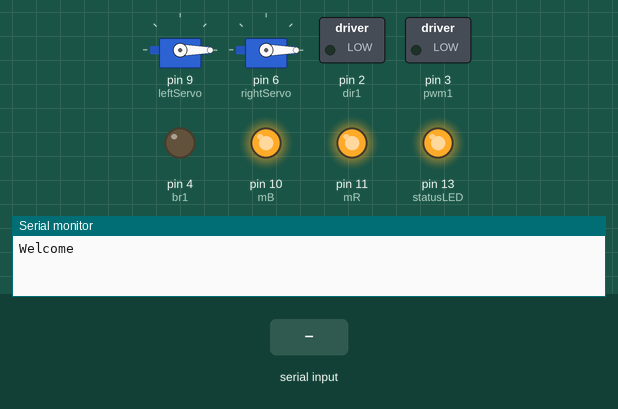
This sketch was run on a simulated Arduino Uno, built with avr-gcc and run on an emulated ATmega328P. Shown: 2 × servo, switched loads named in the sketch (green lamp = pin HIGH), output pins drawn as LEDs (lit = HIGH), the last lines printed to the serial monitor. The test bench sets the inputs (shaded band).

Above: at 1.2 s.
1.3 s: "1" received over Serial
At 1.6 s:
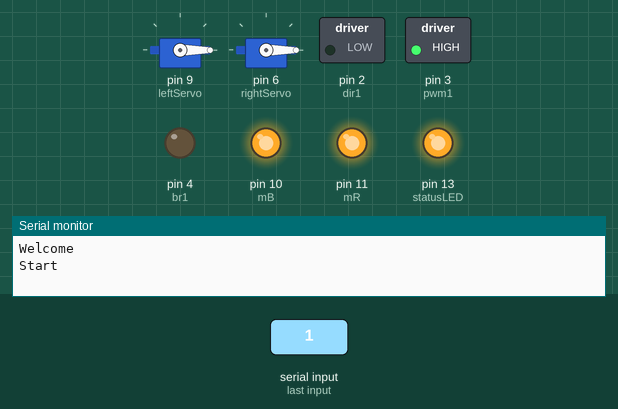
2.8 s: "2" received over Serial
At 3.9 s:
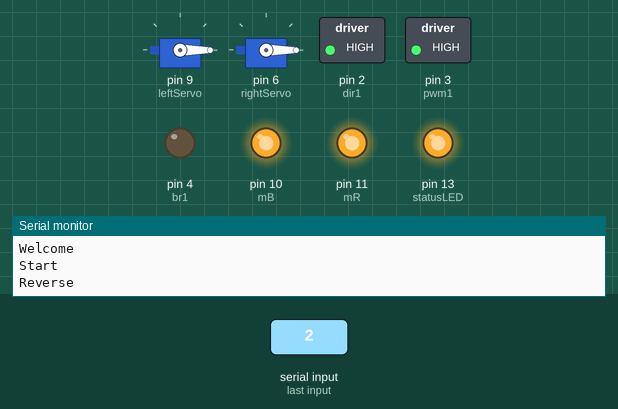
4.3 s: "3" received over Serial
At 5.1 s:
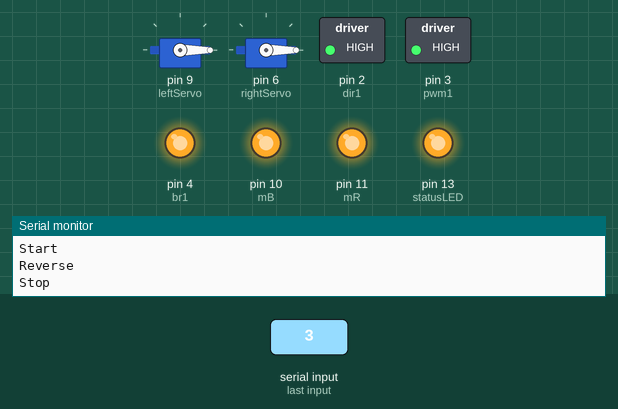
5.8 s: "4" received over Serial
At 5.9 s:
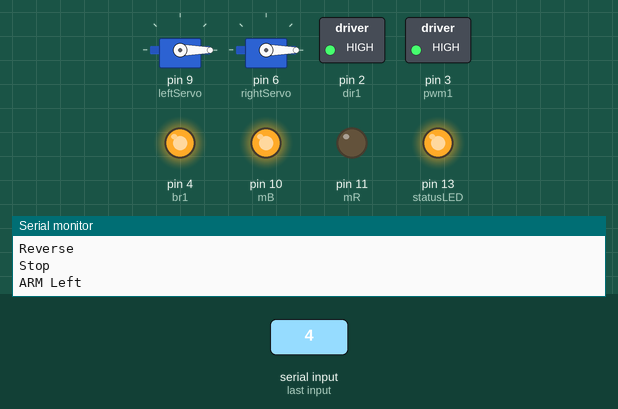
7.5 s: "5" received over Serial
At 7.6 s:
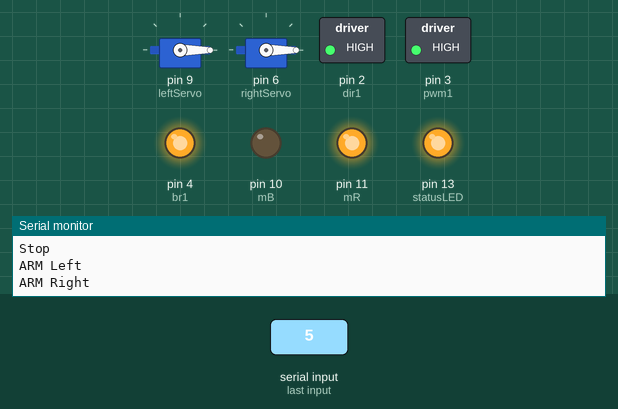
Timing chart, 0 to 10.2 s (numbered marks = the images above; inputs shaded):
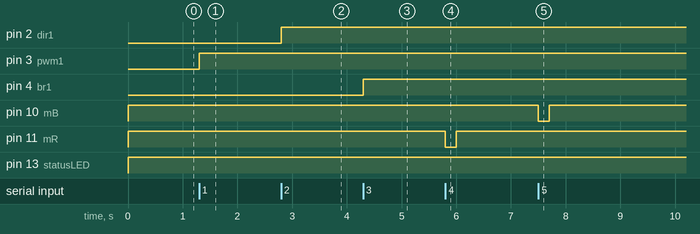

Measured:
- after the input at 1.3 s, pin 3 (pwm1): LOW → HIGH at once
- after the input at 2.8 s, pin 2 (dir1): LOW → HIGH at once
- after the input at 4.3 s, pin 4 (br1): LOW → HIGH at once
- after the input at 5.8 s, pin 11 (mR): HIGH → LOW at once, → HIGH 0.20 s later
- after the input at 7.5 s, pin 10 (mB): HIGH → LOW at once, → HIGH 0.20 s later

The sketch:

main.ino
```cpp
/***************************************************************************
 * Project            : Smart Robot Farming
 * Inputs             : Bluetooth
 * Outputs            : Plucking Mechanism
 * Hardware Engineer  : Madhu Parvathaneni
 * Software Engineer  : Madhu Parvathaneni
 * Cloud Engineer     : Madhu Parvathaneni
 * Robot Design       : Venkatesh R
 * Client             : Young Innovations Pvt Ltd - KITS Guntur
 * Date               : 20th March 2021
 * Program Goal       : Robot Navigation
 ***************************************************************************/
#include <Servo.h>

Servo leftServo;
Servo rightServo;

int ls=9;
int rs=6;
int k=0;

int dir1=2;
int pwm1=3;
int br1=4;

#define forward 0
#define backward 1

#define brk 1
#define brk_release 0

int statusLED=13;

#define LED_ON 1
#define LED_OFF 0

#define RELAY_ON 0
#define RELAY_OFF 1

int mR=11;
int mB=10;

void setup() {
  leftServo.attach(9);
  rightServo.attach(6);
  Serial.begin(9600);
  leftServo.write(0);
  rightServo.write(0);
  Serial.println("Welcome");

  pinMode(dir1,OUTPUT);
  pinMode(pwm1,OUTPUT);
  pinMode(br1,OUTPUT);
  pinMode(statusLED,OUTPUT);
  pinMode(mR,OUTPUT);
  pinMode(mB,OUTPUT);
  digitalWrite(mR,RELAY_OFF);
  digitalWrite(mB,RELAY_OFF);
}

void loop() {
  digitalWrite(statusLED,LED_ON);
  while(!Serial.available());
  while(Serial.available()) {
    char ch=Serial.read();
    if(ch=='1') {
      Serial.println("Start");
      startRobot();
    } else if(ch=='2') {
      Serial.println("Reverse");
      reverseRobot();
    } else if(ch=='3') {
      Serial.println("Stop");
      stopRobot();
    } else if(ch=='4') {
      Serial.println("ARM Left");
      armLeft();
    } else if(ch=='5') {
      Serial.println("ARM Right");
      armRight();
    } else if(ch=='6') {
      int k=leftServo.read();
      Serial.println(k);
      if(k<170)
        leftServo.write(k+10);
      else
        leftServo.write(0);
    } else if(ch=='7') {
      int k=leftServo.read();
      Serial.println(k);
      if(k>0)
        leftServo.write(k-10);
      else
        leftServo.write(0);
    } else if(ch=='8') {
      int k=rightServo.read();
      Serial.println(k);
      if(k<170)
        rightServo.write(k+10);
      else
        rightServo.write(0);
    } else if(ch=='9') {
      int k=rightServo.read();
      Serial.println(k);
      if(k>0)
        rightServo.write(k-10);
      else
        rightServo.write(0);
    }
  }
}

void startRobot(void) {
  digitalWrite(dir1,forward);
  digitalWrite(br1,brk_release);
  analogWrite(pwm1,255);
}

void reverseRobot(void) {
  digitalWrite(dir1,backward);
  digitalWrite(br1,brk_release);
  analogWrite(pwm1,255);
}

void stopRobot(void) {
  digitalWrite(br1,brk);
}

void armLeft(void) {
  digitalWrite(mR,RELAY_ON);
  digitalWrite(mB,RELAY_OFF);
  delay(200);
  digitalWrite(mR,RELAY_OFF);
  digitalWrite(mB,RELAY_OFF);
}

void armRight(void) {
  digitalWrite(mR,RELAY_OFF);
  digitalWrite(mB,RELAY_ON);
  delay(200);
  digitalWrite(mR,RELAY_OFF);
  digitalWrite(mB,RELAY_OFF);
}
```
